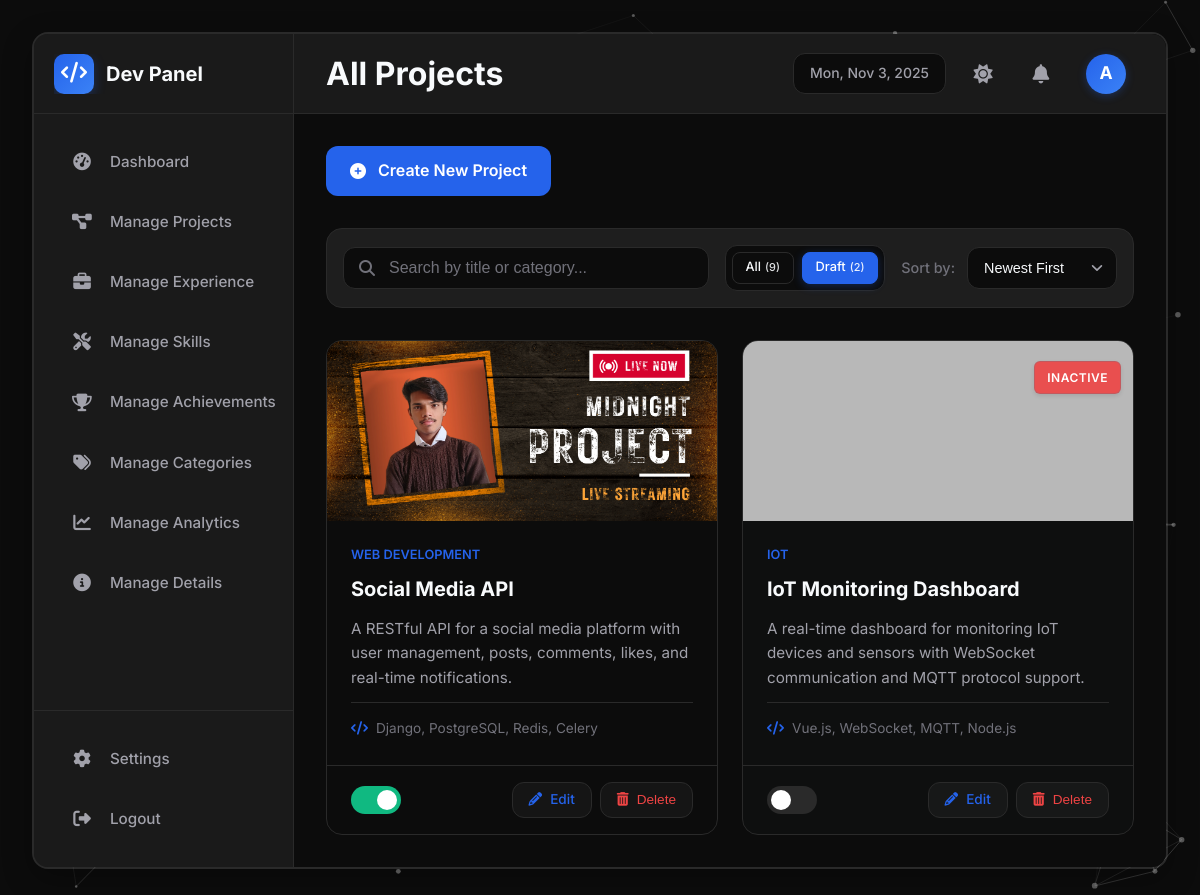
The app's page /projects/list/?filter=draft with its own data.
### portfolio/models.py (models this page shows, shortened)
class Project(models.Model):
    STATUS_CHOICES = [
        ("active", "Active"),
        ("completed", "Completed"),
        ("on-hold", "On Hold"),
        ("draft", "Draft"),
    ]
    title = models.CharField(max_length=200)
    slug = models.SlugField(max_length=200, unique=True)
    description = models.TextField()
    project_name = models.CharField(
        max_length=200, blank=True, help_text="Display name for the project"
    )
    documentation = models.TextField(
        blank=True, help_text="Project documentation in HTML format"
    )
    category = models.ForeignKey(
        Category, on_delete=models.SET_NULL, null=True, related_name="projects"
    )
    technologies = models.CharField(
        max_length=500, help_text="Comma-separated list of technologies"
    )
    github_url = models.URLField(blank=True, null=True)
    live_url = models.URLField(blank=True, null=True)
    demo_url = models.URLField(blank=True, null=True)
    other_url = models.URLField(blank=True, null=True, help_text="Other project link")
    thumbnail = models.ImageField(
        upload_to="projects/thumbnails/",
        blank=True,
        null=True,
        help_text="Project thumbnail image",
    )
    start_date = models.DateField(null=True, blank=True)
    end_date = models.DateField(null=True, blank=True)
    client = models.CharField(max_length=200, blank=True)
    status = models.CharField(max_length=20, choices=STATUS_CHOICES, default="draft")
    is_active = models.BooleanField(default=True, help_text="Show on website")
    is_featured = models.BooleanField(default=False)
    views = models.IntegerField(default=0)
    likes = models.IntegerField(default=0)
    order = models.IntegerField(default=0, help_text="Display order")
    created_at = models.DateTimeField(auto_now_add=True)
    updated_at = models.DateTimeField(auto_now=True)
    class Meta:
        ordering = ["-order", "-created_at"]

class Category(models.Model):
    CATEGORY_TYPES = [
        ("project", "Project"),
        ("skill", "Skill"),
        ("achievement", "Achievement"),
        ("experience", "Experience"),
    ]
    name = models.CharField(max_length=100)
    slug = models.SlugField(max_length=100, unique=True)
    category_type = models.CharField(
        max_length=20,
        choices=CATEGORY_TYPES,
        default="project",
        help_text="Type of category (Project, Skill, Achievement, or Experience)",
    )
    description = models.TextField(blank=True, null=True)
    icon = models.CharField(
        max_length=50,
        default="fas fa-folder",
        help_text="FontAwesome icon class (e.g., 'fas fa-globe')",
    )
    color = models.CharField(
        max_length=7,
        default="#3b82f6",
        help_text="Hex color code (e.g., '#3b82f6')",
    )
    created_at = models.DateTimeField(auto_now_add=True)
    updated_at = models.DateTimeField(auto_now=True)
    class Meta:
        verbose_name_plural = "Categories"
        ordering = ["category_type", "name"]

### portfolio/views.py (the view)
# urls.py: path("projects/list/", views.list_projects, name="list_projects"),
def list_projects(request):
    filter_type = request.GET.get("filter", "all")
    if filter_type == "draft":
        projects = Project.objects.filter(status="draft")
    else:
        projects = Project.objects.all()
    context = {
        "projects": projects,
        "current_filter": filter_type,
        "total_count": Project.objects.count(),
        "draft_count": Project.objects.filter(status="draft").count(),
    }
    return render(request, "list_projects.html", context)

### portfolio/context_processors.py (called while the page is built)
def notifications_context(request):
    recent_notifications = Notification.objects.filter(is_active=True).order_by('-created_at')[:3]
    unread_count = Notification.objects.filter(is_active=True, is_read=False).count()
    return {
        'recent_notifications': recent_notifications,
        'unread_count': unread_count,
    }

### templates/list_projects.html (shortened to what this page needs)
{% extends 'base.html' %}
{% load static %}
{% block extra_css %}
<link rel="stylesheet" href="{% static 'css/list-common.css' %}">
<link rel="stylesheet" href="{% static 'css/manage-projects.css' %}">
<link rel="stylesheet" href="{% static 'css/view-all-projects.css' %}">
{% endblock %}
{% block nav_projects %}active{% endblock %}
{% block navbar_left %}
<h1 class="page-title">All Projects</h1>
{% endblock %}
{% block content %}
<div class="page-actions-header">
    <a href="{% url 'create_project' %}" class="btn-primary">
        <i class="fas fa-plus-circle"></i> Create New Project
    </a>
</div>
<div class="filter-bar section-card">
    <div class="search-wrapper">
        <input type="text" id="search-input" placeholder="Search by title or category...">
    </div>
    <div class="filter-controls">
        <div class="filter-group">
            <a href="{% url 'list_projects' %}" class="filter-btn {% if not current_filter or current_filter == 'all' %}active{% endif %}">All <span class="count">({{ total_count }})</span></a>
            <a href="{% url 'list_projects' %}?filter=draft" class="filter-btn {% if current_filter == 'draft' %}active{% endif %}">Draft <span class="count">({{ draft_count }})</span></a>
        </div>
        <div class="sort-group">
            <label for="sort-select">Sort by:</label>
            <select id="sort-select">
                <option value="newest">Newest First</option>
            </select>
        </div>
    </div>
</div>
<div class="blog-grid" id="all-projects-grid">
    {% for project in projects %}
    <div class="blog-card fade-in {% if not project.is_active %}inactive{% endif %}" data-status="{{ project.status }}" data-title="{{ project.title }}" data-date="{{ project.created_at|date:'Y-m-d' }}" data-project-id="{{ project.id }}">
        <div class="card-image">
            {% if project.thumbnail %}
                <img src="{{ project.thumbnail.url }}" alt="{{ project.title }}">
            {% else %}
                <img src="https://via.placeholder.com/400x250/2563eb/ffffff?text={{ project.title|urlencode }}" alt="{{ project.title }}">
            {% endif %}
            {% if not project.is_active %}
            <span class="status-badge status-inactive">Inactive</span>
            {% endif %}
        </div>
        <div class="card-content">
            <span class="card-category">{{ project.category.name|default:"Uncategorized" }}</span>
            <h4 class="card-title">{{ project.title }}</h4>
            <p class="card-excerpt">{{ project.description|truncatewords:20 }}</p>
            <div class="project-meta">
                <span class="tech-stack"><i class="fas fa-code"></i> {{ project.technologies }}</span>
            </div>
        </div>
        <div class="card-actions">
            <label class="toggle-switch">
                <span class="slider"></span>
            </label>
            <div class="action-buttons">
                <a href="{% url 'edit_project' project.id %}" class="btn-icon btn-edit" title="Edit Project">
                    <i class="fas fa-pencil-alt"></i> Edit
                </a>
                <button class="btn-icon btn-delete" data-project-id="{{ project.id }}" data-project-title="{{ project.title }}" title="Delete Project">
                    <i class="fas fa-trash-alt"></i> Delete
                </button>
            </div>
        </div>
    </div>
    {% endfor %}
</div>
{% endblock %}

### static/css/style.css (style rules this page uses)
body { display: flex; justify-content: center; align-items: center; min-height: 100vh; padding: 2rem; background: var(--bg-main); transition: background-color var(--transition); }
.section-card { background: var(--bg-cards); border: 1px solid var(--border-color); border-radius: var(--border-radius-lg); padding: 2rem; margin-bottom: 2rem; transition: all var(--transition); box-shadow: var(--shadow-sm); }
.fade-in { opacity: 0; transform: translateY(20px); animation: fadeInUp 0.6s ease forwards; }

### static/css/list-common.css (style rules this page uses)
.filter-bar { margin-bottom: 2rem; padding: 1rem; display: flex; gap: 1rem; align-items: center; }
.search-wrapper { position: relative; margin-bottom: 0; flex: 1; }
.search-wrapper input { width: 100%; padding: 0.65rem 1rem 0.65rem 2.75rem; border: 1px solid var(--border-color); border-radius: 8px; background: transparent; color: var(--text-primary); font-size: 0.95rem; transition: all var(--transition); height: 42px; }
.search-wrapper input::placeholder { color: var(--text-muted); }
.filter-controls { display: flex; gap: 1rem; align-items: center; flex-shrink: 0; }
.filter-group { display: flex; gap: 0.5rem; flex-wrap: nowrap; align-items: center; }
.filter-btn { padding: 0.4rem 0.8rem; border: 1px solid var(--border-color); border-radius: 8px; background: var(--bg-main); color: var(--text-primary); font-size: 0.8rem; font-weight: 500; cursor: pointer; transition: all var(--transition); white-space: nowrap; height: 32px; display: inline-flex; align-items: center; justify-content: center; text-decoration: none; }
.filter-btn.active { background: var(--accent-blue); color: white; border-color: var(--accent-blue); }
.filter-btn .count { font-size: 0.85em; opacity: 0.9; margin-left: 0.25rem; }
.sort-group { display: flex; align-items: center; gap: 0.75rem; white-space: nowrap; }
.sort-group label { font-size: 0.9rem; color: var(--text-muted); font-weight: 500; }
.sort-group select { padding: 0.5rem 1rem; border: 1px solid var(--border-color); border-radius: 8px; background: var(--bg-main); color: var(--text-primary); font-size: 0.9rem; cursor: pointer; transition: all var(--transition); min-width: 150px; height: 42px; }
.status-badge { display: inline-block; padding: 0.25rem 0.75rem; border-radius: 6px; font-size: 0.8rem; font-weight: 600; margin-top: 0.5rem; }
.status-badge.status-inactive { background: rgba(107, 114, 128, 0.2); color: #6b7280; border: 1px solid rgba(107, 114, 128, 0.3); }

### static/css/manage-projects.css (style rules this page uses)
.project-meta { margin-top: 0.75rem; padding-top: 0.75rem; border-top: 1px solid var(--border-color); }
.tech-stack { display: inline-flex; align-items: center; gap: 0.5rem; font-size: 0.85rem; color: var(--text-muted); }
.tech-stack i { color: var(--accent-blue); }
.blog-card.inactive { opacity: 0.6; background: rgba(107, 114, 128, 0.03); }
.blog-card.inactive .card-image { position: relative; }
.blog-card.inactive .card-image img { filter: grayscale(50%) brightness(0.9); }
.status-badge.status-inactive { position: absolute; top: 0.75rem; right: 0.75rem; padding: 0.375rem 0.75rem; background: rgba(239, 68, 68, 0.9); color: white; border-radius: 6px; font-size: 0.75rem; font-weight: 600; text-transform: uppercase; letter-spacing: 0.5px; box-shadow: 0 2px 4px rgba(0, 0, 0, 0.1); backdrop-filter: blur(4px); }

### records on screen
Project: thumbnail (picture), category.name "WEB DEVELOPMENT", title "Social Media API", description "A RESTful API for a social media platform with user management, posts, comments, likes, and real-time notifications.", technologies "Django, PostgreSQL, Redis, Celery"
Project: is_active "INACTIVE", category.name "IOT", title "IoT Monitoring Dashboard", description "A real-time dashboard for monitoring IoT devices and sensors with WebSocket communication and MQTT protocol support.", technologies "Vue.js, WebSocket, MQTT, Node.js"

### other values on screen
{{ total_count }} "9"
{{ draft_count }} "2"
